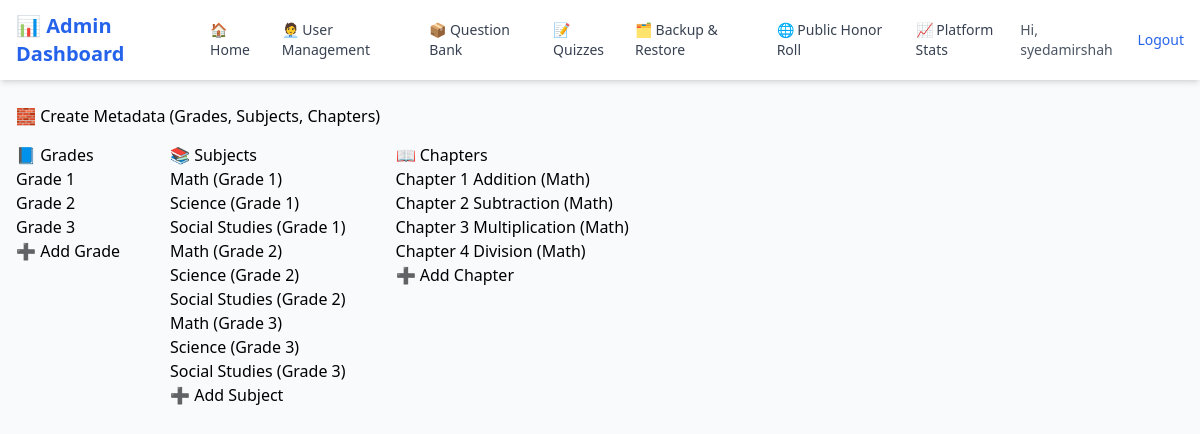
The page /api/admin/quizzes/create-metadata/ (signed in) on the database its author committed.
### core/models.py (models this page shows, shortened)
class User(AbstractUser):
    role = models.CharField(max_length=20, choices=USER_ROLES)
    full_name = models.CharField(max_length=255, blank=True, null=True)
    gender = models.CharField(max_length=10, choices=GENDERS, blank=True, null=True)
    language_used_at_home = models.CharField(max_length=20, choices=LANGUAGE_CHOICES, blank=True, null=True, help_text="Language spoken at home")
    email = models.EmailField(unique=False, blank=True, null=True)
    schooling_status = models.CharField(max_length=30, choices=SCHOOLING_STATUSES, blank=True, null=True)
    grade = models.ForeignKey(
        'core.Grade',  # ✅ Reference Grade model by string
        on_delete=models.SET_NULL,
        null=True,
        blank=True,
        related_name='users'
    )
    school_name = models.CharField(max_length=200, blank=True, null=True)
    city = models.CharField(max_length=100, blank=True, null=True)
    province = models.CharField(max_length=50, choices=PROVINCES, blank=True, null=True)
    subscription_plan = models.CharField(max_length=20, choices=SUBSCRIPTION_PLANS, blank=True, null=True)
    subscription_expiry = models.DateField(blank=True, null=True)
    profile_picture = models.ImageField(upload_to='profile_pics/', blank=True, null=True)
    fee_receipt = models.ImageField(upload_to='fee_receipts/', blank=True, null=True)
    account_status = models.CharField(max_length=20, choices=ACCOUNT_STATUSES, default='inactive')
    is_active = models.BooleanField(default=True)
    grade_change_count = models.IntegerField(default=0)
    last_grade_reset = models.DateField(null=True, blank=True)
    renewal_requested = models.BooleanField(default=False)
    renewal_plan_requested = models.CharField(
        max_length=20,
        choices=SUBSCRIPTION_PLANS,
        blank=True,
        null=True
    )

class Grade(models.Model):
    name = models.CharField(max_length=100, unique=True, default="Grade Temp")

class Subject(models.Model):
    name = models.CharField(max_length=100)
    grade = models.ForeignKey(Grade, on_delete=models.CASCADE, related_name='subjects')
    class Meta:
        unique_together = ('name', 'grade')

class Chapter(models.Model):
    name = models.CharField(max_length=100)
    subject = models.ForeignKey(Subject, on_delete=models.CASCADE, related_name='chapters')
    class Meta:
        unique_together = ('name', 'subject')

### core/admin_views.py (the view)
# urls.py: path('admin/quizzes/create-metadata/', create_metadata_view, name='create-metadata'),
@staff_member_required
def create_metadata_view(request):
    grades = Grade.objects.all().order_by('name')
    subjects = Subject.objects.all().order_by('grade__name', 'name')
    chapters = Chapter.objects.all().order_by('subject__name', 'name')
    return render(request, 'admin/core/create_metadata.html', {
        'grades': grades,
        'subjects': subjects,
        'chapters': chapters
    })

### core/templates/admin/core/create_metadata.html
{% extends "admin/core/base.html" %}
{% load static %}
{% block content %}
  <h2 style="margin-bottom: 15px;">🧱 Create Metadata (Grades, Subjects, Chapters)</h2>
  <div style="display: flex; gap: 50px;">
    <div>
      <h3>📘 Grades</h3>
      <ul>
        {% for grade in grades %}
          <li>{{ grade.name }}</li>
        {% empty %}
          <li>No grades available.</li>
        {% endfor %}
      </ul>
      <a href="{% url 'admin:core_grade_add' %}" class="button">➕ Add Grade</a>
    </div>
    <div>
      <h3>📚 Subjects</h3>
      <ul>
        {% for subject in subjects %}
          <li>{{ subject.name }} ({{ subject.grade.name }})</li>
        {% empty %}
          <li>No subjects available.</li>
        {% endfor %}
      </ul>
      <a href="{% url 'admin:core_subject_add' %}" class="button">➕ Add Subject</a>
    </div>
    <div>
      <h3>📖 Chapters</h3>
      <ul>
        {% for chapter in chapters %}
          <li>{{ chapter.name }} ({{ chapter.subject.name }})</li>
        {% empty %}
          <li>No chapters available.</li>
        {% endfor %}
      </ul>
      <a href="{% url 'admin:core_chapter_add' %}" class="button">➕ Add Chapter</a>
    </div>
  </div>
{% endblock %}

### core/templates/admin/core/base.html (shortened to what this page needs)
<!DOCTYPE html>
<html lang="en">
<head>
  <script src="https://cdn.tailwindcss.com"></script>
</head>
<body class="bg-gray-50">
  <div class="bg-white shadow-md sticky top-0 z-50">
    <div class="max-w-7xl mx-auto px-4 py-3 flex justify-between items-center">
      <div class="text-xl font-semibold text-blue-600">📊 Admin Dashboard</div>
      <nav class="flex gap-4 text-sm font-medium text-gray-700">
        <a href="/admin/" class="nav-link">🏠 Home</a>
        <a href="/admin/dashboard/users/" class="nav-link">🧑‍💼 User Management</a>
        {% if not request.user.role == "manager" %}
          <a href="/admin/dashboard/question-bank/" class="nav-link">📦 Question Bank</a>
          <a href="/admin/dashboard/quizzes/" class="nav-link">📝 Quizzes</a>
          <a href="/admin/backups/" class="nav-link">🗂 Backup & Restore</a>
        {% endif %}
        <a href="/honor-roll" class="nav-link">🌐 Public Honor Roll</a>
        <a href="/admin/stats-dashboard/" class="nav-link">📈 Platform Stats</a>
      </nav>
      <div class="flex items-center gap-4 text-sm font-medium text-gray-700">
        {% if request.user.is_authenticated %}
          <span class="text-gray-600">Hi, {{ request.user.username }}</span>
          <a href="{% url 'logout' %}" class="hover:underline text-blue-600">Logout</a>
        {% else %}
          <a href="{% url 'login' %}" class="hover:underline text-blue-600">Login</a>
        {% endif %}
      </div>
    </div>
  </div>
  <main class="max-w-7xl mx-auto px-4 py-6">
    {% block content %}
    {% endblock %}
  </main>
</body>
</html>

### rows shown on the page
User: user.username "syedamirshah"
Grade: name "Grade 1"
Grade: name "Grade 2"
Grade: name "Grade 3"
Subject: name "Math", grade.name "Grade 1"
Subject: name "Science", grade.name "Grade 1"
Subject: name "Social Studies", grade.name "Grade 1"
Subject: name "Math", grade.name "Grade 2"
Subject: name "Science", grade.name "Grade 2"
Subject: name "Social Studies", grade.name "Grade 2"
Subject: name "Math", grade.name "Grade 3"
Subject: name "Science", grade.name "Grade 3"
Subject: name "Social Studies", grade.name "Grade 3"
Chapter: name "Chapter 1 Addition", subject.name "Math"
Chapter: name "Chapter 2 Subtraction", subject.name "Math"
Chapter: name "Chapter 3 Multiplication", subject.name "Math"
Chapter: name "Chapter 4 Division", subject.name "Math"
